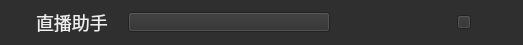
     <widget class="CCustomHeadBar" name="chb_head_bar" native="true">
      <property name="minimumSize">
       <size>
        <width>0</width>
        <height>45</height>
       </size>
      </property>
      <property name="maximumSize">
       <size>
        <width>16777215</width>
        <height>45</height>
       </size>
      </property>
      <property name="styleSheet">
       <string notr="true">background:rgba(47,47,47,1);</string>
      </property>
      <layout class="QHBoxLayout" name="horizontalLayout_6">
       <property name="spacing">
        <number>20</number>
       </property>
       <property name="leftMargin">
        <number>20</number>
       </property>
       <property name="topMargin">
        <number>0</number>
       </property>
       <property name="rightMargin">
        <number>20</number>
       </property>
       <property name="bottomMargin">
        <number>0</number>
       </property>
       <item>
        <layout class="QHBoxLayout" name="horizontalLayout_17">
         <property name="spacing">
          <number>9</number>
         </property>
         <property name="leftMargin">
          <number>0</number>
         </property>
         <property name="rightMargin">
          <number>0</number>
         </property>
         <item>
          <widget class="QLabel" name="lb_main_window_logo">
           <property name="text">
            <string/>
           </property>
           <property name="pixmap">
            <pixmap resource="TQLive.qrc">:/TQLive/images/main_window.png</pixmap>
           </property>
          </widget>
         </item>
         <item>
          <widget class="QLabel" name="label">
           <property name="styleSheet">
            <string notr="true">font-size:18px;
font-family:&quot;微软雅黑&quot;;
font-weight:400;
color:rgba(238,238,238,1);</string>
           </property>
           <property name="text">
            <string>直播助手</string>
           </property>
          </widget>
         </item>
        </layout>
       </item>
       <item>
        <widget class="CCustomButton" name="pb_live_content">
         <property name="minimumSize">
          <size>
           <width>202</width>
           <height>20</height>
          </size>
         </property>
         <property name="maximumSize">
          <size>
           <width>202</width>
           <height>20</height>
          </size>
         </property>
         <property name="styleSheet">
          <string notr="true">font-size:12px;
font-family:&quot;微软雅黑&quot;;
font-weight:400;
color:rgba(238,238,238,1);
</string>
         </property>
         <property name="text">
          <string/>
         </property>
        </widget>
       </item>
       <item>
        <spacer name="horizontalSpacer_2">
         <property name="orientation">
          <enum>Qt::Horizontal</enum>
         </property>
         <property name="sizeHint" stdset="0">
          <size>
           <width>40</width>
           <height>20</height>
          </size>
         </property>
        </spacer>
       </item>
       <item>
        <widget class="QPushButton" name="pb_settings_menu">
         <property name="minimumSize">
          <size>
           <width>14</width>
           <height>14</height>
          </size>
         </property>
         <property name="maximumSize">
          <size>
           <width>14</width>
           <height>14</height>
          </size>
         </property>
         <property name="styleSheet">
          <string notr="true">QPushButton {
padding: 0px;
border: noborder;
border-radius: 0px;
background-image: url(:/TQLive/images/settings_menu_normal.png);
background-repeat:no-repeat;
}
QPushButton:hover {
background-image: url(:/TQLive/images/settings_menu_pressed.png);
}
QPushButton:pressed {
margin:1px;
padding:1px;
}</string>
         </property>
         <property name="text">
          <string/>
         </property>
         <property name="flat">
          <bool>false</bool>
         </property>
        </widget>
       </item>
       <item>
        <widget class="QPushButton" name="pb_minimize">
         <property name="minimumSize">
          <size>
           <width>13</width>
           <height>13</height>
          </size>
         </property>
         <property name="maximumSize">
          <size>
           <width>13</width>
           <height>13</height>
          </size>
         </property>
         <property name="styleSheet">
          <string notr="true">QPushButton {
padding: 0px;
border: noborder;
border-radius: 0px;
background-image: url(:/TQLive/images/minimum_normal.png);
background-repeat:no-repeat;
}
QPushButton:hover {
background-image: url(:/TQLive/images/minimum_pressed.png);
}
QPushButton:pressed {
margin:1px;
padding:1px;
}</string>
         </property>
         <property name="text">
          <string/>
         </property>
        </widget>
       </item>
       <item>
        <widget class="CCustomButton" name="pb_maximize">
         <property name="minimumSize">
          <size>
           <width>14</width>
           <height>14</height>
          </size>
         </property>
         <property name="maximumSize">
          <size>
           <width>14</width>
           <height>14</height>
          </size>
         </property>
         <property name="styleSheet">
          <string notr="true">/*QPushButton {
padding: 0px;
border: noborder;
border-radius: 0px;
background-image: url(:/TQLive/images/maximum_normal.png);
background-repeat:no-repeat;
}
QPushButton:hover {
background-image: url(:/TQLive/images/maximum_normal.png);
}
QPushButton:pressed {
background-image: url(:/TQLive/images/maximum_pressed.png);
/*margin:1px;*/
/*padding:1px;
}*/</string>
         </property>
         <property name="text">
          <string/>
         </property>
        </widget>
       </item>
       <item>
        <widget class="QPushButton" name="pb_close">
         <property name="minimumSize">
          <size>
           <width>12</width>
           <height>13</height>
          </size>
         </property>
         <property name="maximumSize">
          <size>
           <width>12</width>
           <height>13</height>
          </size>
         </property>
         <property name="styleSheet">
          <string notr="true">QPushButton {
padding: 0px;
border: noborder;
border-radius: 0px;
background-image: url(:/TQLive/images/close_normal.png);
background-repeat:no-repeat;
}
QPushButton:hover {
background-image: url(:/TQLive/images/close_pressed.png);
}
QPushButton:pressed {
margin:1px;
padding:1px;
}</string>
         </property>
         <property name="text">
          <string/>
         </property>
        </widget>
       </item>
      </layout>
     </widget>
